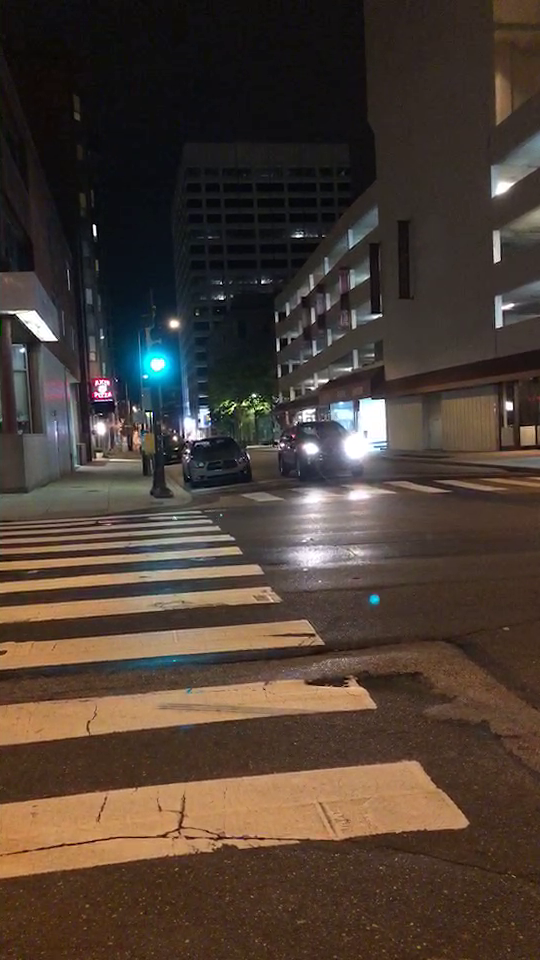
#> input picture frame 44 of code/input_videos/Medium.mp4, 540 x 960 px, given in place of Easy.mp4, which was not available
$ python objectTracking.py
#> lines starting #> are read from the running program, lines starting #| are printed output that depends on the picture; pictures that were not available may be replaced by others from this repository, and a replacement may not be noted
### code/loadVideo.py
import cv2
import numpy as np

#this probably loads as BGR

#return a 10xHxWx3 matrix
def loadVideo(filename, start, numFrames):
#> called with filename = 'input_videos/Easy.mp4', start = 0, numFrames = 2
	vid = cv2.VideoCapture(filename)
	fps = vid.get(cv2.CAP_PROP_FPS)
	status, img = vid.read()
#> img is the input picture: shape (960, 540, 3); mean B, G, R 52.6, 61.9, 75.3
	frame_data = []
	length = int(vid.get(cv2.CAP_PROP_FRAME_COUNT))
	w = int(vid.get(cv2.CAP_PROP_FRAME_WIDTH))
	h = int(vid.get(cv2.CAP_PROP_FRAME_HEIGHT))

	start_frame = start
	if start is not 0:
		start_frame -= 1
	if start is length - 1:
		return np.array(frame_data), length
	vid.set(cv2.CAP_PROP_POS_FRAMES, start_frame)

	cnt = 0
	while status and cnt < numFrames:
		frame_data.append(img)
		status, img = vid.read()
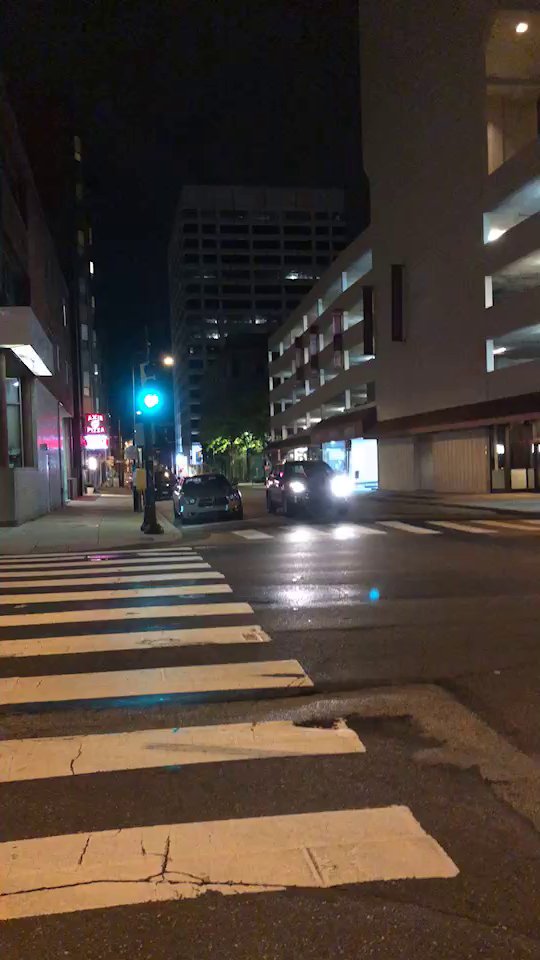
#> input picture frame 0 of code/input_videos/Medium.mp4, 540 x 960 px, given in place of Easy.mp4, which was not available
#> img is the input picture: shape (960, 540, 3); mean B, G, R 54, 62.1, 73.6
		cnt += 1
	vid.release()
	return np.array(frame_data), length, h, w, fps

### code/getBoundingBox.py
import cv2
import numpy as np

def getBoundingBox(im, bbox_list, bbox_pts):
	bbox = cv2.selectROI(im)
	bbox_list.append(bbox)
	new_img = np.copy(im)
	p0 = [bbox[0], bbox[1]]
	p1 = [bbox[0]+bbox[2], bbox[1]]
	p2 = [bbox[0], bbox[1] + bbox[3]]
	p3 = [bbox[0]+bbox[2], bbox[1] + bbox[3]]
	pts = np.vstack((p0, p1, p2, p3))
	bbox_pts.append(pts)
	new_img = cv2.rectangle(im, (bbox[0], bbox[1]), (bbox[0]+bbox[2], bbox[1]+bbox[3]), (0, 255, 0), 2)
	# [5 lines of commented-out code are left out]
	return bbox_list, bbox_pts, new_img

### code/objectTracking.py
import cv2
import numpy as np
from loadVideo import loadVideo
from getBoundingBox import getBoundingBox
from getFeatures import getFeatures
from estimateAllTranslation import estimateAllTranslation
from estimateFeatureTranslation import estimateFeatureTranslation
from applyGeometricTransformation import applyGeometricTransformation
import imageio

def plotBbox(img, new_bbox):
	new_img = np.copy(img)
	for bbox_pts in new_bbox:
		x0 = bbox_pts[0][0]
		y0 = bbox_pts[0][1]
		x_dist = bbox_pts[3][0] - bbox_pts[0][0]
		y_dist = bbox_pts[3][1] - bbox_pts[0][1]
		new_img = cv2.rectangle(img, (x0, y0), (x_dist, y_dist), (0, 255, 0), 2)
	return new_img

def objectTracking():
	numObjects = 2
	maxCorners = 20
	qualityLevel = 0.01
	minDistance = 8
	filename = "input_videos/Easy.mp4"
	numFrames = 2

	#load video
	frameData, length, h, w, fps = loadVideo(filename, 0, numFrames)
#> length = 448; h = 960; w = 540; fps = 30.01

	#output video
	output = np.zeros([numFrames, h, w, 3])

	#get bounding boxes
	init_img = frameData[0, :, :, :]
	init_img_gray = cv2.cvtColor(frameData[0, :, :, :], cv2.COLOR_BGR2GRAY)
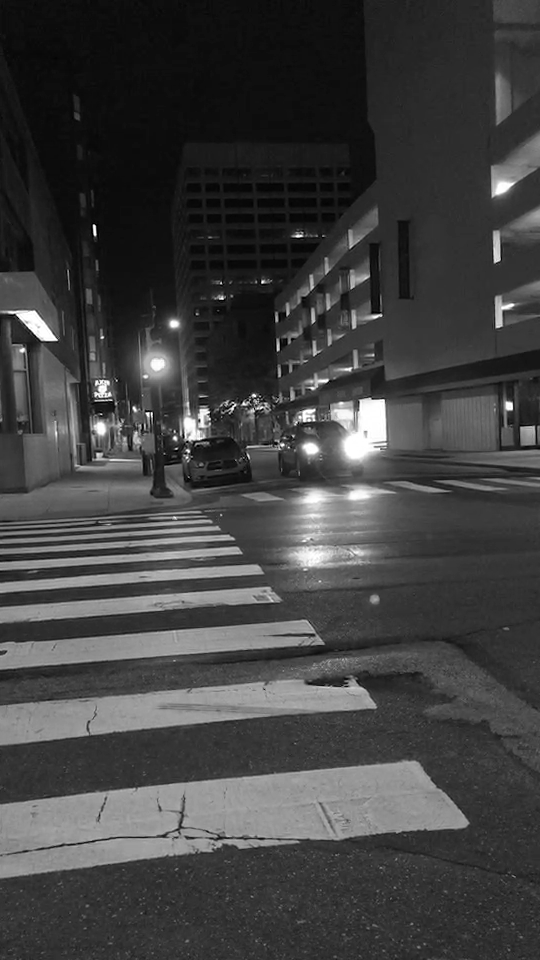
#> init_img_gray: shape (960, 540); min 0, max 255, mean 64.8
	bbox_list = []
	bbox_pts = []
	for i in range(0, numObjects):
		bbox_list, bbox_pts, init_img = getBoundingBox(init_img, bbox_list, bbox_pts)
#> after the loop, bbox_list = []; bbox_pts = []
	startXs, startYs, _ = getFeatures(init_img_gray, bbox_list, maxCorners, qualityLevel, minDistance)

	output[0, :, :, :] = init_img
	cnt = 0
	i = 0
	curr_bbox = bbox_pts

	while i < 2-1:

		if cnt == numFrames-1:
			frameData, _, _, _, _ = loadVideo(filename, cnt+1, numFrames)
			startXs, startYs, _ = getFeatures(init_img_gray, bbox_list, maxCorners, qualityLevel, minDistance)
			cnt = 0

		img1 = frameData[i, :, :, :]
		img2 = frameData[i+1, :, :, :]
		[newXs, newYs] = estimateAllTranslation(startXs, startYs, img1, img2)
		print(curr_bbox)
		[Xs, Ys, new_bbox] = applyGeometricTransformation(startXs, startYs, newXs, newYs, np.array(curr_bbox))

		temp_img2 = plotBbox(img2, new_bbox)

		output[i+1,:,:,:] = temp_img2

		startXs = newXs
		startYs = newYs
		cnt += 1
		i +=1

	imageio.plugins.ffmpeg.download()

	imageio.mimwrite("output.avi", output, fps = 29)

if __name__ == '__main__':
#> (the run stopped early here; a loop or call above may not have finished)

$ run again, starting later in the video
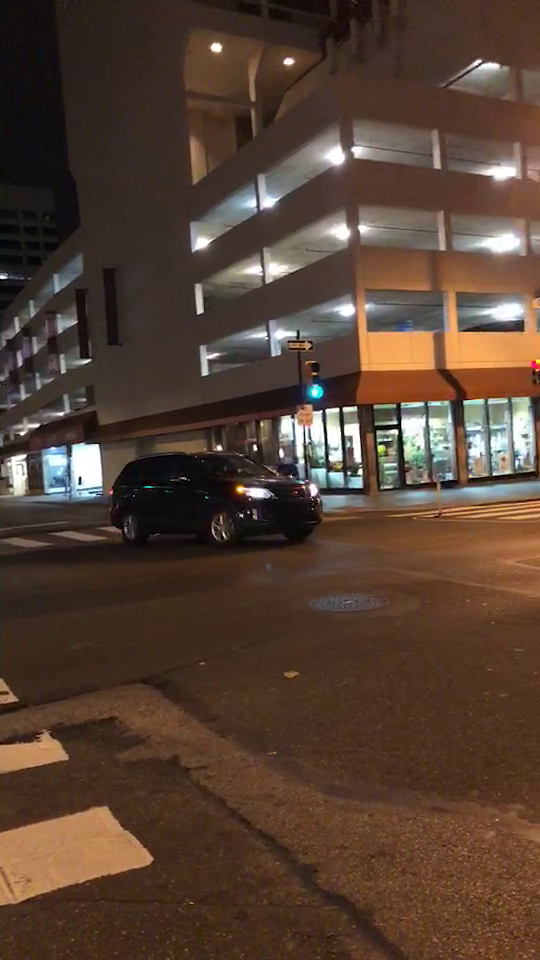
#> input picture frame 201 of code/input_videos/Medium.mp4, 540 x 960 px, given in place of Easy.mp4, which was not available
#> in loadVideo, img is the input picture: shape (960, 540, 3); mean B, G, R 51, 64.3, 84.9
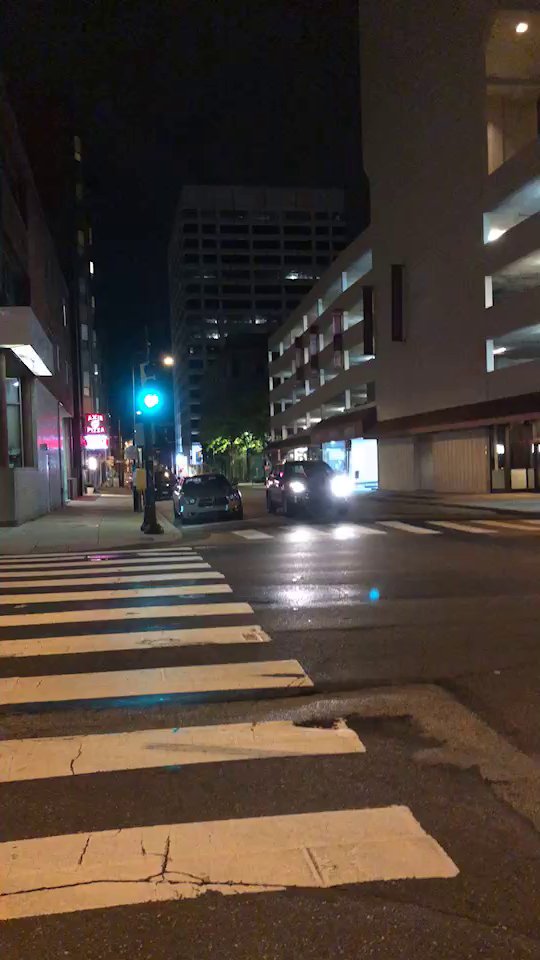
#> input picture frame 0 of code/input_videos/Medium.mp4, 540 x 960 px, given in place of Easy.mp4, which was not available
#> in loadVideo, img is the input picture: shape (960, 540, 3); mean B, G, R 54, 62.1, 73.6
#> length = 448; h = 960; w = 540; fps = 30.01
#> in objectTracking, `init_img_gray = cv2.cvtColor(frameData[0, :, :, :], cv2.COLOR_BGR2GRAY)`:
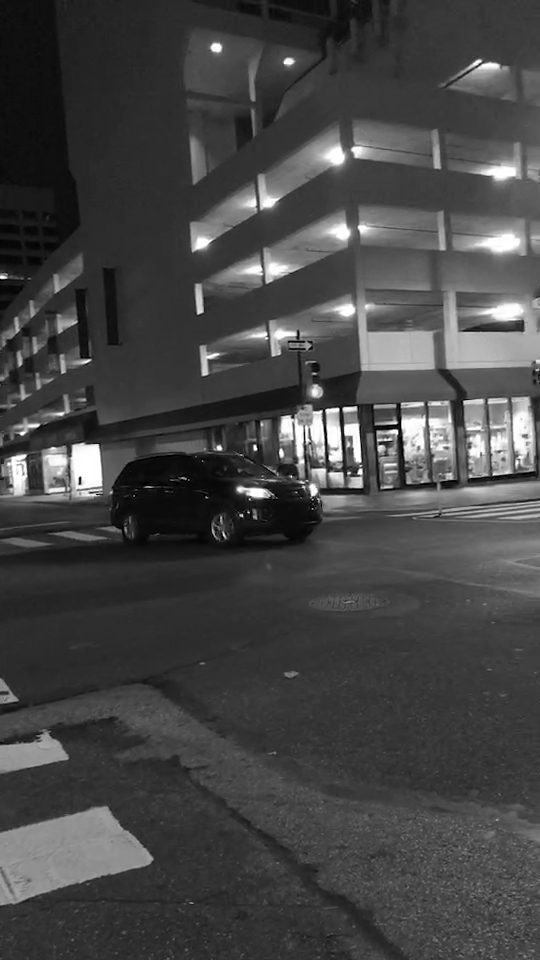
#> init_img_gray: shape (960, 540); min 0, max 255, mean 68.9
#> after the loop in objectTracking, `for i in range(0, numObjects):`: bbox_list = []

$ run again, starting later in the video
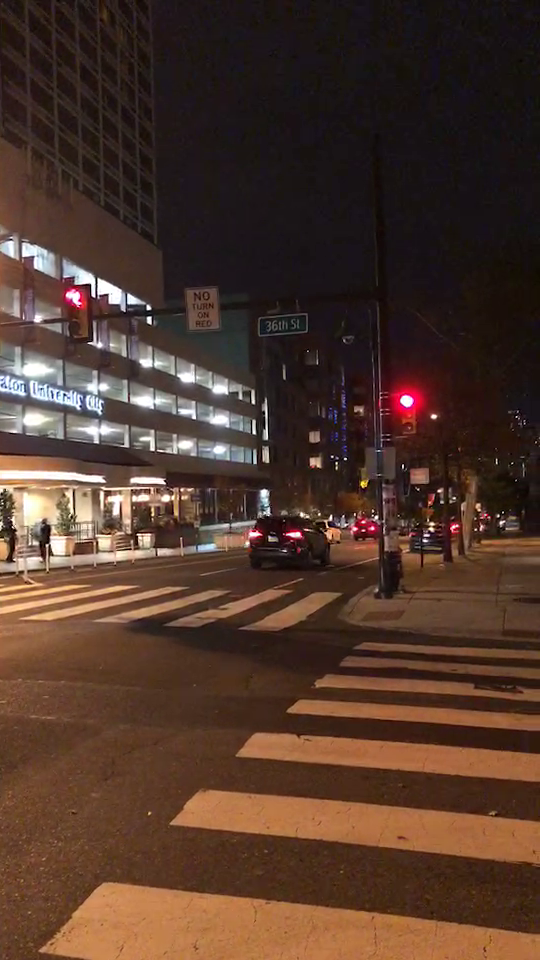
#> input picture frame 358 of code/input_videos/Medium.mp4, 540 x 960 px, given in place of Easy.mp4, which was not available
#> in loadVideo, img is the input picture: shape (960, 540, 3); mean B, G, R 44, 55.9, 80.2
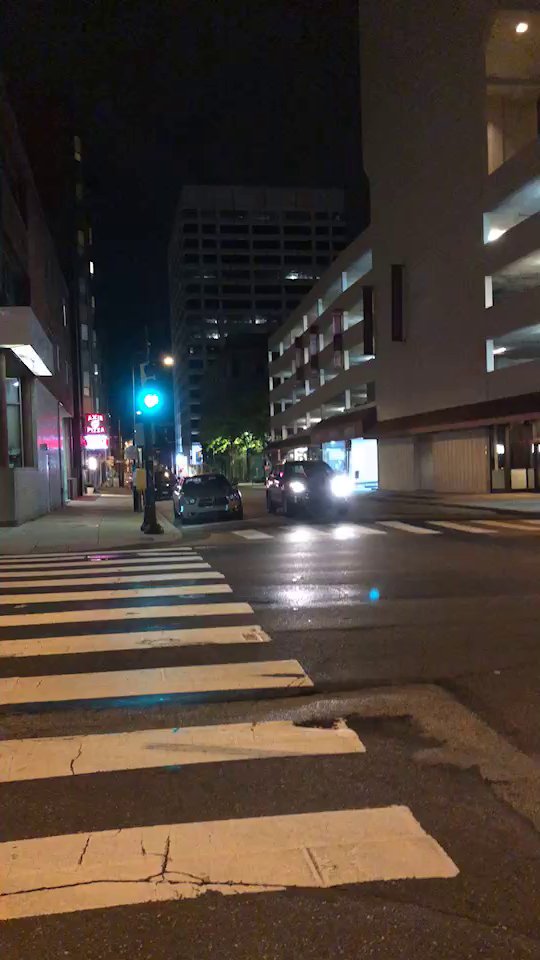
#> input picture frame 0 of code/input_videos/Medium.mp4, 540 x 960 px, given in place of Easy.mp4, which was not available
#> in loadVideo, img is the input picture: shape (960, 540, 3); mean B, G, R 54, 62.1, 73.6
#> length = 448; h = 960; w = 540; fps = 30.01
#> in objectTracking, `init_img_gray = cv2.cvtColor(frameData[0, :, :, :], cv2.COLOR_BGR2GRAY)`:
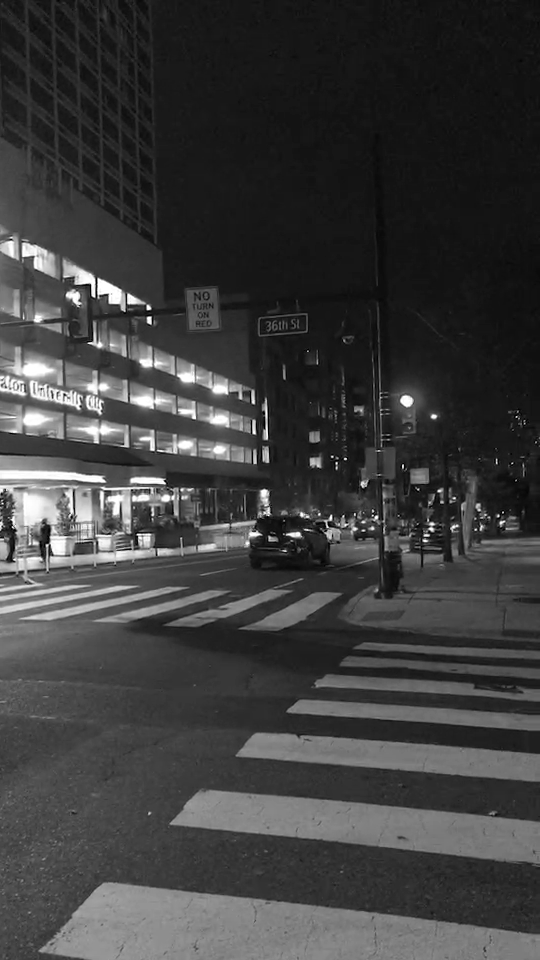
#> init_img_gray: shape (960, 540); min 0, max 255, mean 61.8
#> after the loop in objectTracking, `for i in range(0, numObjects):`: bbox_list = []
